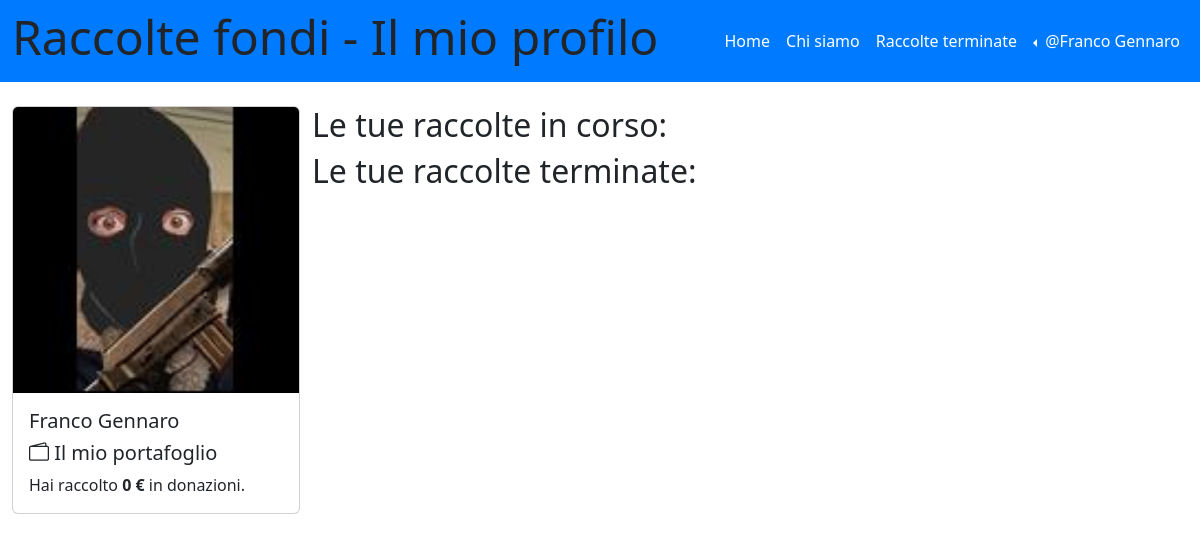
The app's page /le_mie_raccolte (signed in), older data.
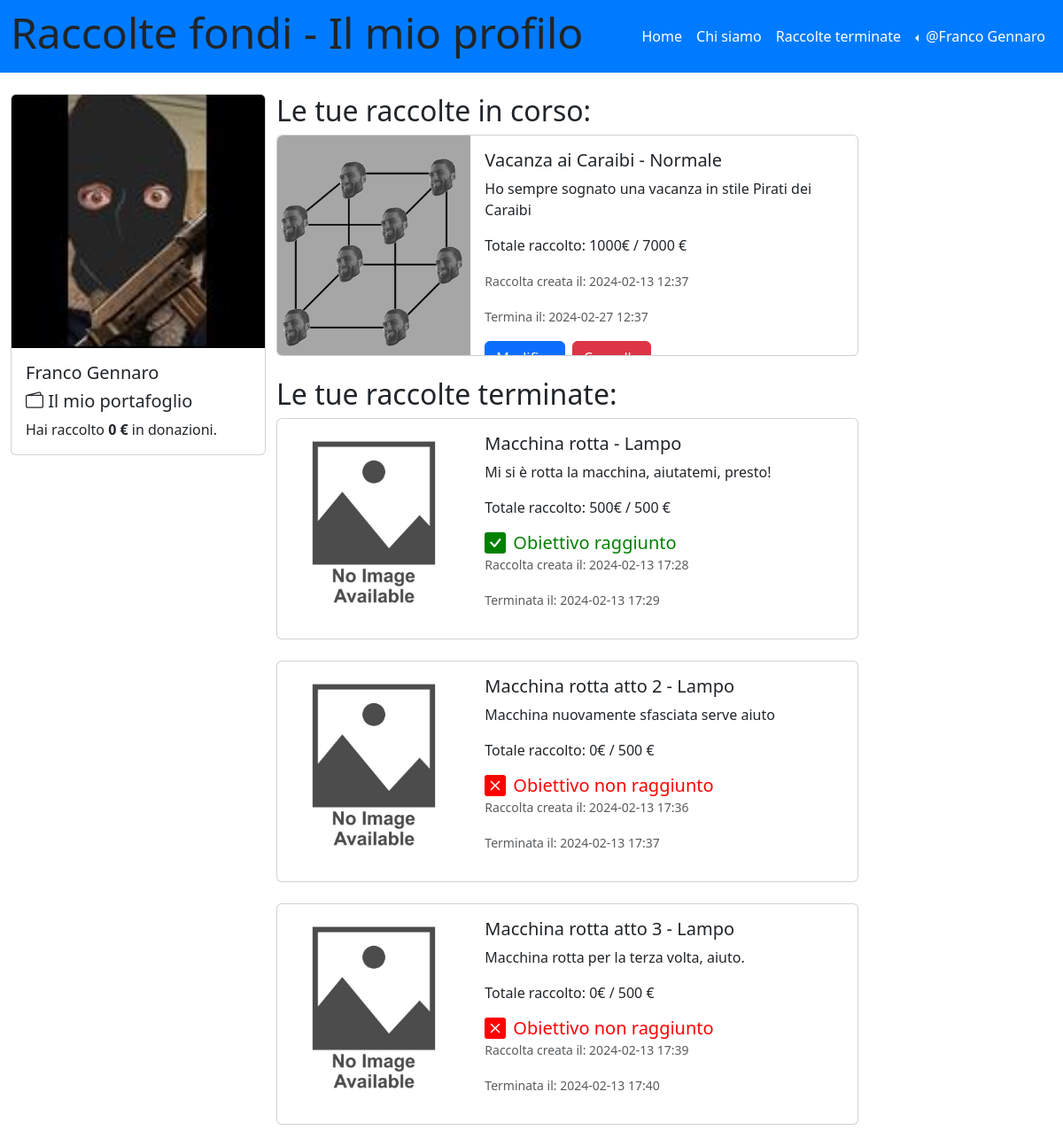
The same page, newer data.
### tables this page shows
CREATE TABLE "raccolte" (
	"id_raccolta"	INTEGER NOT NULL UNIQUE,
	"nome_raccolta"	TEXT NOT NULL,
	"descrizione"	TEXT,
	"immagine"	TEXT,
	"data_creazione"	TEXT,
	"data_termine"	TEXT,
	"cifra_attuale"	NUMERIC,
	"cifra_da_raggiungere"	NUMERIC,
	"tipo_raccolta"	TEXT,
	"organizzatore_raccolta"	INTEGER,
	"importo_minimo"	NUMERIC,
	"status"	TEXT DEFAULT 'attiva',
	"aggiornata"	TEXT DEFAULT 'no',
	"importo_massimo"	NUMERIC,
	PRIMARY KEY("id_raccolta" AUTOINCREMENT),
	FOREIGN KEY("organizzatore_raccolta") REFERENCES "utenti"("id_utente")
);

### app.py (the view)
@app.route('/le_mie_raccolte')
@login_required
def le_mie_raccolte():
    id_utente = current_user.id_utente
    raccolte_utente_db = raccolte_dao.get_raccolta_by_id_utente(id_utente)
    return render_template('le_mie_raccolte.html', raccolte_utente = raccolte_utente_db)

### app.py (called while the page is built)
@app.before_request
def update_before_request():
    app.logger.info('Inizio update_status_e_portafoglio')
    try:
        raccolte_dao.update_status_e_portafoglio()
        app.logger.info('Fine update_status_e_portafoglio')
    except Exception as e:
        print('Error during update:', str(e))

@login_manager.user_loader
def load_user(user_id):
    db_user = utenti_dao.get_user_by_id(user_id)
    if db_user is not None:
        user = User(id_utente=db_user['id_utente'], nome=db_user['nome'], cognome=db_user['cognome'], email=db_user['email'], password=db_user['password'], immagine_utente=db_user['immagine_utente'], portafoglio=db_user['portafoglio'])
    else:
        user = None
    return user

### raccolte_dao.py (called while the page is built)
def get_raccolta_by_id_utente(id_utente):
    conn = sqlite3.connect('db/raccolte_fondi.db')
    conn.row_factory = sqlite3.Row
    cursor = conn.cursor()
    sql = 'SELECT * FROM raccolte WHERE raccolte.organizzatore_raccolta = ?'
    cursor.execute(sql, (id_utente,))
    raccolte_utente = cursor.fetchall()
    cursor.close()
    conn.close()
    return raccolte_utente

### templates/le_mie_raccolte.html (shortened to what the changed rows need)
{% extends "base.html" %}
{% block page_name%}Il mio profilo{%endblock%}
{% block content %}
<div class="container">
    <div class="row">
<main class="col-lg-9">
            <div class="col-9">
                <h2>Le tue raccolte in corso:</h2>
                {% for raccolta in raccolte_utente %}
                    {% if raccolta.status == "attiva" %}
                        <div class="card mb-4 fixed-height-card" >
                            <div class="row g-0">
                                    <div class="col-md-4 card-img-container">
                                    {% if raccolta.immagine %}
                                        <img src="{{ url_for('static', filename=raccolta.immagine) }}" class="img-fluid rounded-start" alt="Questa è l'immagine della raccolta {{ raccolta.nome_raccolta | e }}">
                                    {% else %}
                                    <img src="{{ url_for('static', filename='no_immagine_raccolta.jpg') }}" class="img-fluid rounded-start" alt="La raccolta {{ raccolta.nome_raccolta | e }} non ha immagine">
                                    {% endif %}
                                    </div>
                                <div class="col-md-8">
                                    <div class="card-body">
                                        <h5 class="card-title">
                                            {{ raccolta.nome_raccolta | e }}
                                            - {% if raccolta.tipo_raccolta == 'lampo' %} Lampo
                                            {% else %} Normale
                                            {% endif %}
                                        </h5>
                                        <p class="card-text">{{ raccolta.descrizione }}</p>
                                        <p class="card-text">Totale raccolto: {{ raccolta.cifra_attuale }}€ / {{ raccolta.cifra_da_raggiungere }} €</p>
                                        {% if raccolta.tipo_raccolta == 'lampo' %}
                                            <p class="card-text"><small class="text-muted">Raccolta creata alle ore: {{ raccolta.data_creazione.split(' ')[1] }}</small></p>
                                            <p class="card-text"><small class="text-muted">Termina alle ore: {{ raccolta.data_termine.split(' ')[1] }}</small></p>
                                        {% else %}
                                            <p class="card-text"><small class="text-muted">Raccolta creata il: {{ raccolta.data_creazione }}</small></p>
                                            <p class="card-text"><small class="text-muted">Termina il: {{ raccolta.data_termine }}</small></p>
                                        {% endif %}
                            <div class="d-flex justify-content-start">
                                <button type="button" class="btn btn-primary me-2" data-bs-toggle="modal" data-bs-target="#createModal">
                                    Modifica
                                </button>
                                        <form action="{{ url_for('cancella_raccolta', id_raccolta=raccolta.id_raccolta) }}" method="POST" onsubmit="return confirm('Sei sicuro di voler cancellare questa raccolta?');">
                                            <button type="submit" class="btn btn-danger">Cancella</button>
                                        </form>
                                        </div>
                                    </div>
                                </div>
                            </div>
                        </div>
                        {% endif %}
                    {% endfor %}
                        <h2>Le tue raccolte terminate:</h2>
                        {% for raccolta in raccolte_utente %}
                            {% if raccolta.status == "terminata" %}
                                <div class="card mb-4 fixed-height-card">
                                    <div class="row g-0">
                                            <div class="col-md-4 card-img-container">
                                                {% if raccolta.immagine %}
                                                <img src="{{ url_for('static', filename=raccolta.immagine) }}" class="img-fluid rounded-start" alt="Questa è l'immagine della raccolta {{ raccolta.nome_raccolta | e }}">
                                                {% else %}
                                                <img src="{{ url_for('static', filename='no_immagine_raccolta.jpg') }}" class="img-fluid rounded-start" alt="Questa è l'immagine della raccolta {{ raccolta.nome_raccolta | e }}">
                                                {% endif %}
                                            </div>
                                        <div class="col-md-8">
                                            <div class="card-body">
                                                <h5 class="card-title">
                                                    {{ raccolta.nome_raccolta | e }}
                                                    - {% if raccolta.tipo_raccolta == 'lampo' %} Lampo
                                                    {% else %} Normale
                                                    {% endif %}
                                                </h5>
                                                <p class="card-text">{{ raccolta.descrizione }}</p>
                                                <p class="card-text">Totale raccolto: {{ raccolta.cifra_attuale }}€ / {{ raccolta.cifra_da_raggiungere }} €</p>
                                                <div class="d-flex align-items-center">
                                                {% if raccolta.cifra_attuale >= raccolta.cifra_da_raggiungere %}
                                                    <h5 class="raccolte_terminate_successo mb-0">Obiettivo raggiunto</h5>
                                                    {%  else %}
                                                    <h5 class="raccolte_terminate_fallita mb-0">Obiettivo non raggiunto</h5>
                                                {% endif %}
                                                </div>
                                                <p class="card-text"><small class="text-muted">Raccolta creata il: {{ raccolta.data_creazione }}</small></p>
                                                <p class="card-text"><small class="text-muted">Terminata il: {{ raccolta.data_termine }}</small></p>
                                            </div>
                                        </div>
                                    </div>
                                </div>
                            {% endif %}
                        {% endfor %}
                    </div>
                </div>
            </div>
    </div>
</div>
{% endblock %}

Row changes from the older to the newer data that the page shows:
added raccolte: immagine (picture), nome_raccolta "Vacanza ai Caraibi", tipo_raccolta "Normale", descrizione "Ho sempre sognato una vacanza in stile Pirati dei Caraibi", cifra_attuale "1000", cifra_da_raggiungere "7000", data_creazione "2024-02-13 12:37", data_termine "2024-02-27 12:37", shown under "Le tue raccolte in corso:"
added raccolte: nome_raccolta "Macchina rotta", tipo_raccolta "Lampo", descrizione "Mi si è rotta la macchina, aiutatemi, presto!", cifra_attuale "500", cifra_da_raggiungere "500", shows "Obiettivo raggiunto", data_creazione "2024-02-13 17:28", data_termine "2024-02-13 17:29", shown under "Le tue raccolte terminate:"
added raccolte: nome_raccolta "Macchina rotta atto 2", tipo_raccolta "Lampo", descrizione "Macchina nuovamente sfasciata serve aiuto", cifra_attuale "0", cifra_da_raggiungere "500", shows "Obiettivo non raggiunto", data_creazione "2024-02-13 17:36", data_termine "2024-02-13 17:37", shown under "Le tue raccolte terminate:"
added raccolte: nome_raccolta "Macchina rotta atto 3", tipo_raccolta "Lampo", descrizione "Macchina rotta per la terza volta, aiuto.", cifra_attuale "0", cifra_da_raggiungere "500", shows "Obiettivo non raggiunto", data_creazione "2024-02-13 17:39", data_termine "2024-02-13 17:40", shown under "Le tue raccolte terminate:"
